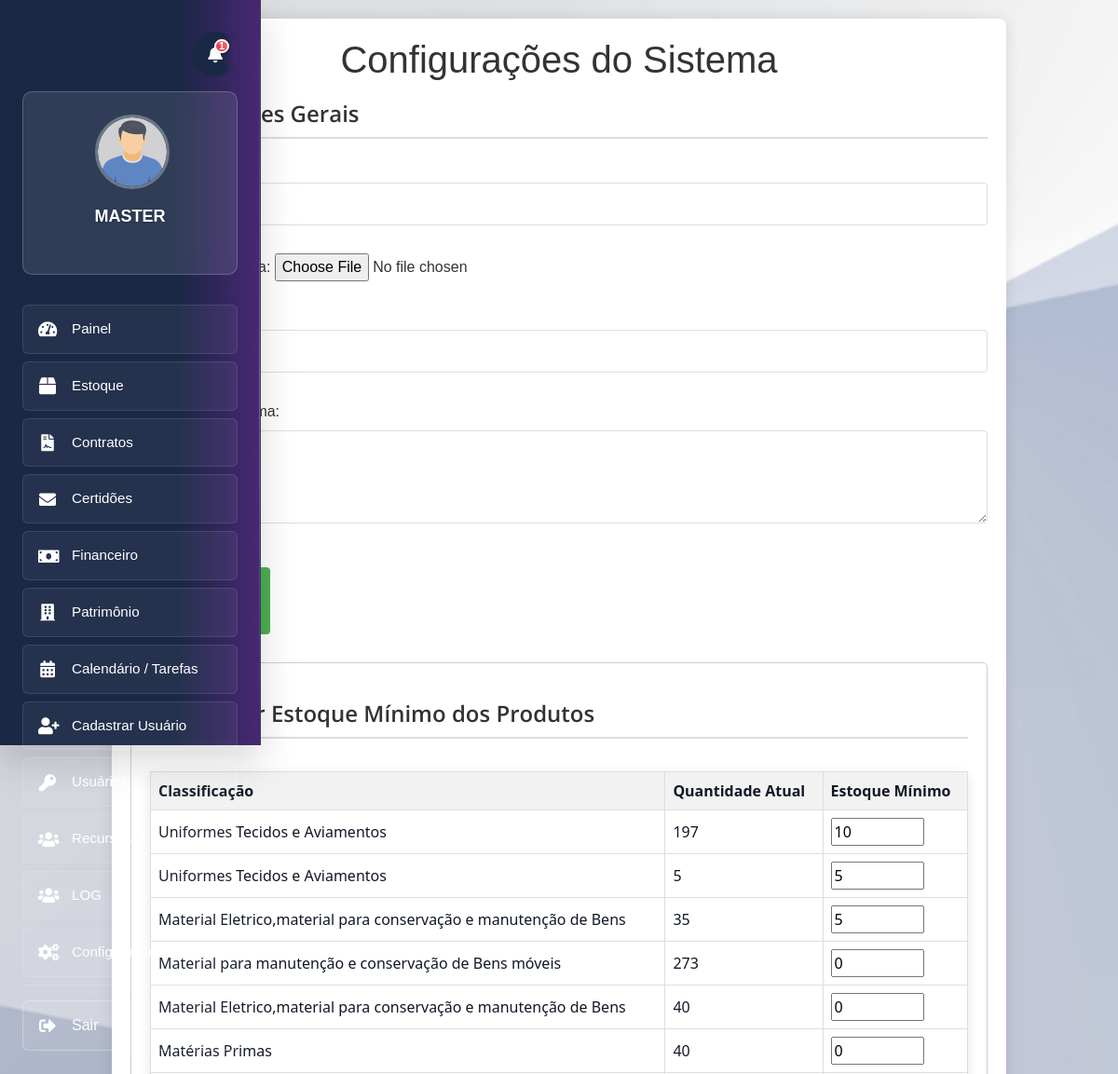
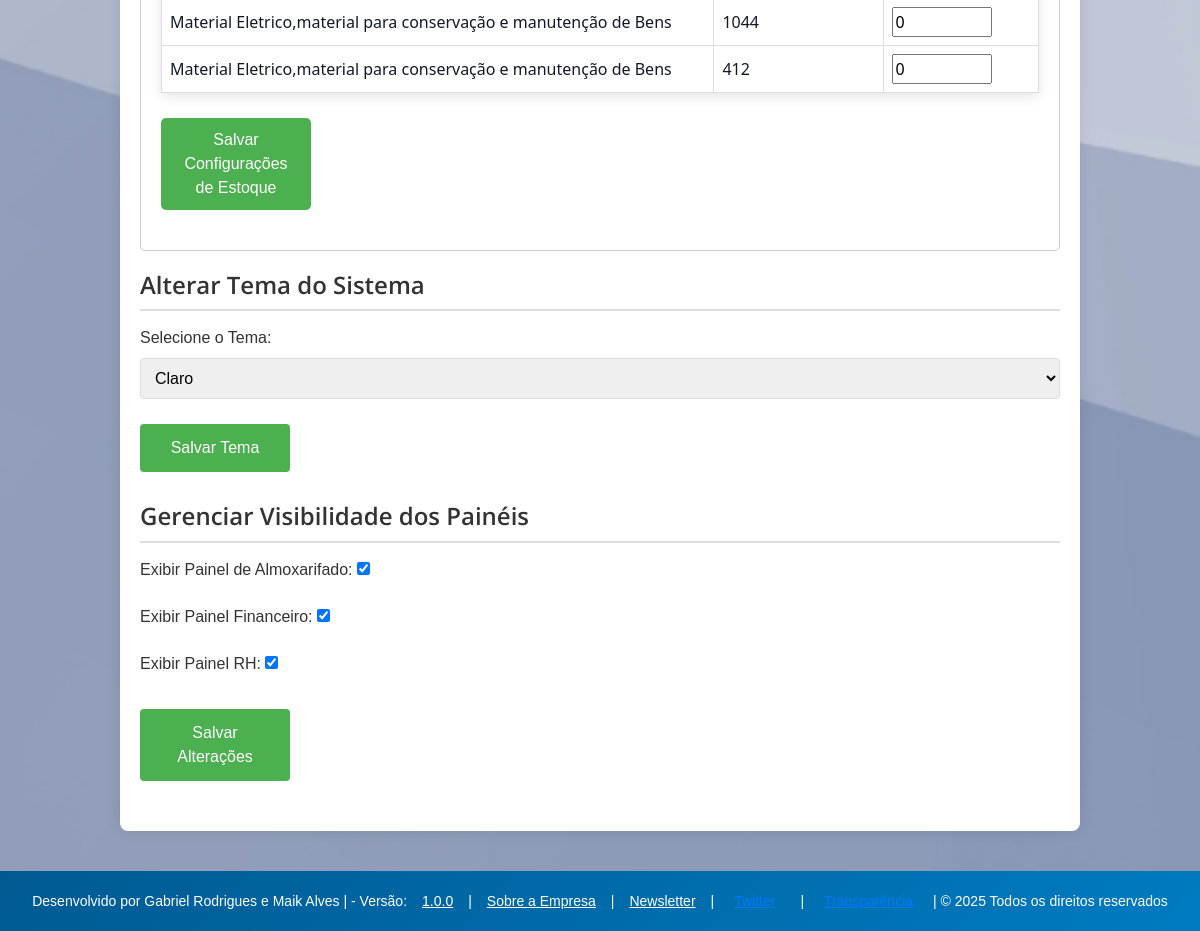
Screenshot of /configuracao.php (signed in) with the database file from the repository (2 pictures, top to bottom).
### tables this page shows
CREATE TABLE `produtos` (
  `id` int(11) NOT NULL,
  `produto` varchar(255) NOT NULL,
  `classificacao` varchar(100) DEFAULT NULL,
  `natureza` varchar(100) DEFAULT NULL,
  `contabil` varchar(100) DEFAULT NULL,
  `descricao` varchar(50) DEFAULT NULL,
  `unidade` varchar(50) DEFAULT NULL,
  `localizacao` varchar(100) DEFAULT NULL,
  `custo` decimal(10,5) DEFAULT NULL,
  `quantidade` int(11) DEFAULT NULL,
  `nf` varchar(50) DEFAULT NULL,
  `preco_medio` decimal(10,2) DEFAULT NULL,
  `tipo_operacao` varchar(50) DEFAULT 'entrada',
  `data_cadastro` datetime DEFAULT NULL,
  `estoque_minimo` int(11) DEFAULT 0
);

### configuracao.php (the view, shortened to what this page needs)
<?php
include 'banco.php';
$query_config = "SELECT * FROM configuracoes WHERE id = 1";
$resultado_config = $con->query($query_config);
if ($resultado_config->num_rows > 0) {
    $config = $resultado_config->fetch_assoc();
} else {
    $config = [
        'nome_sistema' => '',
        'email_sistema' => '',
        'logotipo_sistema' => '',
        'tema_sistema' => 'claro',
        'painelalmoxarifado' => 1,
        'painelfinanceiro' => 1,
        'painelrh' => 1,
        'descricao_sistema' => ''
    ];
}
$query_produtos = "SELECT id, classificacao, quantidade, estoque_minimo FROM produtos";
$resultado_produtos = $con->query($query_produtos);
include 'header.php';
?>
<!DOCTYPE html>
<html lang="pt-br">
<head>
    <link rel="stylesheet" href="src/estoque/style/estoque-conteudo2.css">
    <link rel="stylesheet" href="./src/style/configura.css">
</head>
<body data-theme="<?php echo htmlspecialchars($config['tema_sistema']); ?>">
    <div class="container">
        <h1>Configurações do Sistema</h1>
        <div class="configuracoes-gerais">
            <h3>Configurações Gerais</h3>
            <form action="salvar_configuracoes.php" method="POST" enctype="multipart/form-data">
                <p>
                    <label for="nome_sistema">Nome do Sistema:</label>
                    <input type="text" id="nome_sistema" name="nome_sistema" value="<?php echo htmlspecialchars($config['nome_sistema']); ?>" required>
                </p>
                <p>
                    <label for="logotipo_sistema">Logotipo do Sistema:</label>
                    <input type="file" id="logotipo_sistema" name="logotipo_sistema">
                </p>
                <p>
                    <label for="email_sistema">Email do Sistema:</label>
                    <input type="email" id="email_sistema" name="email_sistema" value="<?php echo htmlspecialchars($config['email_sistema']); ?>" required>
                </p>
                <p>
                    <label for="descricao_sistema">Descrição do Sistema:</label>
                    <textarea id="descricao_sistema" name="descricao_sistema"><?php echo htmlspecialchars($config['descricao_sistema']); ?></textarea>
                </p>
                <button type="submit">Salvar Configurações</button>
            </form>
        </div>
        <div class="configuracao-estoque">
            <h3>Configurar Estoque Mínimo dos Produtos</h3>
            <form method="POST">
                <table>
                    <thead>
                        <tr>
                            <th>Classificação</th>
                            <th>Quantidade Atual</th>
                            <th>Estoque Mínimo</th>
                        </tr>
                    </thead>
                    <tbody>
                        <?php while ($produto = $resultado_produtos->fetch_assoc()) { ?>
                            <tr>
                                <td><?php echo htmlspecialchars($produto['classificacao']); ?></td>
                                <td><?php echo htmlspecialchars($produto['quantidade']); ?></td>
                                <td>
                                    <input type="number" name="estoque_minimo[<?php echo $produto['id']; ?>]"
                                           value="<?php echo htmlspecialchars($produto['estoque_minimo']); ?>" min="0">
                                </td>
                            </tr>
                        <?php } ?>
                    </tbody>
                </table>
                <button type="submit">Salvar Configurações de Estoque</button>
            </form>
        </div>
        <div class="configuracao-tema">
            <h3>Alterar Tema do Sistema</h3>
            <form action="salvar_tema.php" method="POST">
                <label for="tema_sistema">Selecione o Tema:</label>
                <select id="tema_sistema" name="tema_sistema">
                    <option value="claro" <?php echo ($config['tema_sistema'] == 'claro') ? 'selected' : ''; ?>>Claro</option>
                </select>
                <button type="submit">Salvar Tema</button>
            </form>
        </div>
        <div class="gerenciamento-paineis">
            <h3>Gerenciar Visibilidade dos Painéis</h3>
            <form action="salvar_painel.php" method="POST">
                <p>
                    <label for="painelalmoxarifado">Exibir Painel de Almoxarifado:</label>
                    <input type="checkbox" id="painelalmoxarifado" name="painelalmoxarifado"
                           <?php echo ($config['painelalmoxarifado'] == 1) ? 'checked' : ''; ?>>
                </p>
                <p>
                    <label for="painelfinanceiro">Exibir Painel Financeiro:</label>
                    <input type="checkbox" id="painelfinanceiro" name="painelfinanceiro"
                           <?php echo ($config['painelfinanceiro'] == 1) ? 'checked' : ''; ?>>
                </p>
                <p>
                    <label for="painelrh">Exibir Painel RH:</label>
                    <input type="checkbox" id="painelrh" name="painelrh"
                           <?php echo ($config['painelrh'] == 1) ? 'checked' : ''; ?>>
                </p>
                <button type="submit">Salvar Alterações</button>
            </form>
        </div>
    </div>
    <footer role="contentinfo">
        <p>
            Desenvolvido por Gabriel Rodrigues e Maik Alves |
            <?php echo htmlspecialchars($config['nome_sistema']); ?> - Versão: <span class="version" onclick="showVersionInfo()" role="button" tabindex="0" aria-label="Ver informações da versão">1.0.0</span> |
            <span class="company-info" onclick="showCompanyInfo()" role="button" tabindex="0" aria-label="Ver informações da empresa">Sobre a Empresa</span> |
            <span class="newsletter" onclick="showNewsletterForm()" role="button" tabindex="0" aria-label="Inscrever-se na newsletter">Newsletter</span> |
            <a class="social-link" href="https://twitter.com/govrj" target="_blank" aria-label="Twitter do Governo RJ">
            </a> |
            <a class="social-link" href="https://www.rj.gov.br/transparencia" target="_blank" aria-label="Portal da Transparência">Transparência</a> |
            © 2025 Todos os direitos reservados
        </p>
    </footer>
</body>
</html>

### src/style/lateral-menu.css (style rules this page uses)
:root { --primary-gradient: linear-gradient(90deg, #192844 67.81%, #472774 100%); --secondary-gradient: linear-gradient(135deg, #472774 0%, #6a4c93 100%); --accent-gradient: linear-gradient(135deg, #667eea 0%, #764ba2 100%); --success-gradient: linear-gradient(135deg, #4facfe 0%, #00f2fe 100%); --warning-gradient: linear-gradient(135deg, #43e97b 0%, #38f9d7 100%); --danger-gradient: linear-gradient(135deg, #fa709a 0%, #fee140 100%); --glass-gradient: linear-gradient(135deg, rgba(255, 255, 255, 0.1) 0%, rgba(255, 255, 255, 0.05) 100%); --primary-color: #192844; --secondary-color: #472774; --accent-color: #667eea; --text-dark: #2d3748; --text-light: #718096; --bg-light: #f7fafc; --bg-white: #ffffff; --border-color: #e2e8f0; --shadow-sm: 0 1px 3px rgba(0, 0, 0, 0.1); --shadow-md: 0 4px 6px rgba(0, 0, 0, 0.1); --shadow-lg: 0 10px 25px rgba(0, 0, 0, 0.15); --shadow-xl: 0 20px 40px rgba(0, 0, 0, 0.2); --border-radius: 12px; --border-radius-sm: 6px; --transition-fast: all 0.2s ease; --transition-smooth: all 0.3s cubic-bezier(0.25, 0.46, 0.45, 0.94); --sidebar-width: 280px; }
* { box-sizing: border-box; }
body { margin: 0; padding: 0; font-family: "Inter", -apple-system, BlinkMacSystemFont, "Segoe UI", Roboto, sans-serif; background-image: url('../img/bk.png'); background-size: cover; background-position: center; background-repeat: no-repeat; overflow-x: hidden; }

### src/style/sino.css (style rules this page uses)
:root { --primary-gradient: linear-gradient(90deg, #192844 67.81%, #472774 100%); --notification-primary: #192844; --notification-secondary: #472774; --notification-accent: #00bcd4; --notification-success: #28a745; --notification-warning: #ffc107; --notification-danger: #dc3545; --notification-white: #ffffff; --notification-light: #f8f9fa; --notification-dark: #343a40; --shadow-sm: 0 2px 8px rgba(0, 0, 0, 0.1); --shadow-md: 0 4px 16px rgba(0, 0, 0, 0.15); --shadow-lg: 0 8px 32px rgba(0, 0, 0, 0.2); --border-radius: 12px; --transition: all 0.3s cubic-bezier(0.4, 0, 0.2, 1); }

### src/style/modal-perfil.css (style rules this page uses)
:root { --primary-gradient: linear-gradient(90deg, #192844 67.81%, #472774 100%); --secondary-gradient: linear-gradient(135deg, #667eea 0%, #764ba2 100%); --success-gradient: linear-gradient(135deg, #4facfe 0%, #00f2fe 100%); --warning-gradient: linear-gradient(135deg, #43e97b 0%, #38f9d7 100%); --danger-gradient: linear-gradient(135deg, #fa709a 0%, #fee140 100%); --accent-gradient: linear-gradient(135deg, #a8edea 0%, #fed6e3 100%); --text-dark: #2d3748; --text-light: #718096; --text-muted: #a0aec0; --bg-white: #ffffff; --bg-light: #f8fafc; --border-color: #e2e8f0; --shadow-sm: 0 2px 4px rgba(0, 0, 0, 0.05); --shadow-md: 0 4px 12px rgba(0, 0, 0, 0.08); --shadow-lg: 0 8px 24px rgba(0, 0, 0, 0.12); --shadow-xl: 0 20px 40px rgba(0, 0, 0, 0.15); --border-radius: 16px; --border-radius-sm: 8px; --transition-fast: all 0.15s ease-out; --transition-normal: all 0.25s ease-out; --transition-slow: all 0.35s ease-out; --easing-natural: cubic-bezier(0.25, 0.46, 0.45, 0.94); --easing-smooth: cubic-bezier(0.4, 0, 0.2, 1); --font-family: "Segoe UI", Tahoma, Geneva, Verdana, sans-serif; }

### src/style/configura.css (style rules this page uses)
body { font-family: Arial, sans-serif; background-color: #f4f7fa; margin: 0; padding: 0; }
.container { width: 80%; margin: 20px auto; padding: 20px; background-color: #ffffff; box-shadow: 0 0 15px rgba(0, 0, 0, 0.1); border-radius: 8px; }
h1 { text-align: center; color: #333; font-size: 2.5rem; }
h3 { color: #333; font-size: 1.5rem; margin-bottom: 15px; border-bottom: 2px solid #ddd; padding-bottom: 10px; margin-top: 20px; }
form { display: flex; flex-direction: column; }
input[type="text"], input[type="email"], textarea, select { padding: 10px; margin-bottom: 15px; border: 1px solid #ddd; border-radius: 4px; font-size: 1rem; width: 100%; box-sizing: border-box; }
textarea { height: 100px; }
button { background-color: #4CAF50; color: white; border: none; padding: 12px 20px; font-size: 1rem; cursor: pointer; border-radius: 4px; margin-top: 10px; }
.configuracoes-gerais, .configuracao-tema, .gerenciamento-paineis { margin-bottom: 30px; }
input[type="checkbox"] { width: auto; margin-right: 10px; }
button[type="submit"] { width: 150px; align-self: flex-start; }
form p { margin-bottom: 15px; }
table { width: 100%; border-collapse: collapse; margin-top: 20px; }
table, th, td { border: 1px solid #ddd; }
th, td { padding: 12px; text-align: left; font-size: 1rem; }
th { background-color: #f4f7fa; font-weight: bold; }
td { background-color: #ffffff; }
a { color: #007bff; text-decoration: none; padding: 5px; }
form { margin-bottom: 20px; }

### rows the page displays
produtos: classificacao "Uniformes Tecidos e Aviamentos", quantidade "197", estoque_minimo "10"
produtos: classificacao "Uniformes Tecidos e Aviamentos", quantidade "5", estoque_minimo "5"
produtos: classificacao "Material Eletrico,material para conservação e manutenção de Bens", quantidade "35", estoque_minimo "5"
produtos: classificacao "Material para manutenção e conservação de Bens móveis", quantidade "273", estoque_minimo "0"
produtos: classificacao "Material Eletrico,material para conservação e manutenção de Bens", quantidade "40", estoque_minimo "0"
produtos: classificacao "Matérias Primas", quantidade "40", estoque_minimo "0"
produtos: classificacao "Material Eletrico,material para conservação e manutenção de Bens", quantidade "1044", estoque_minimo "0"
produtos: classificacao "Material Eletrico,material para conservação e manutenção de Bens", quantidade "412", estoque_minimo "0"

### other values shown
$unreadCount "1"
$username "MASTER"
$item['nome'] "Painel"
$item['nome'] "Estoque"
$item['nome'] "Contratos"
$item['nome'] "Certidões"
$item['nome'] "Financeiro"
$item['nome'] "Patrimônio"
$item['nome'] "Calendário / Tarefas"
$item['nome'] "Cadastrar Usuário"
$item['nome'] "Usuários"
$item['nome'] "Recursos H"
$item['nome'] "LOG"
$item['nome'] "Configurações"
